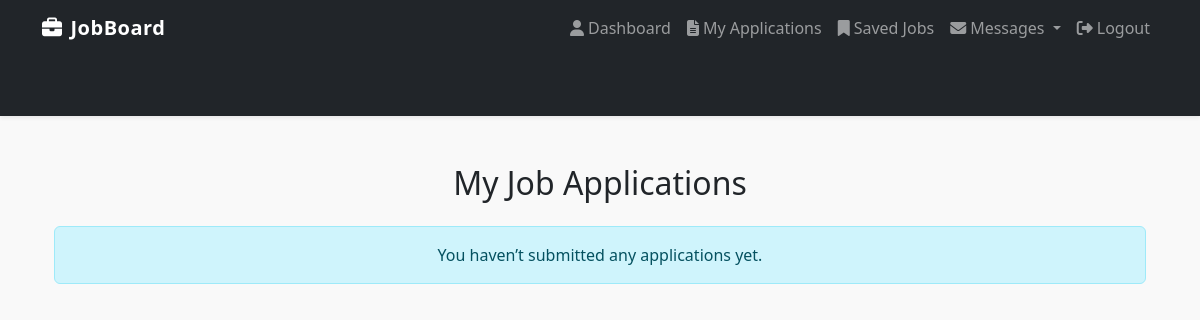
Before: /applications/ (signed in) with the older database file.
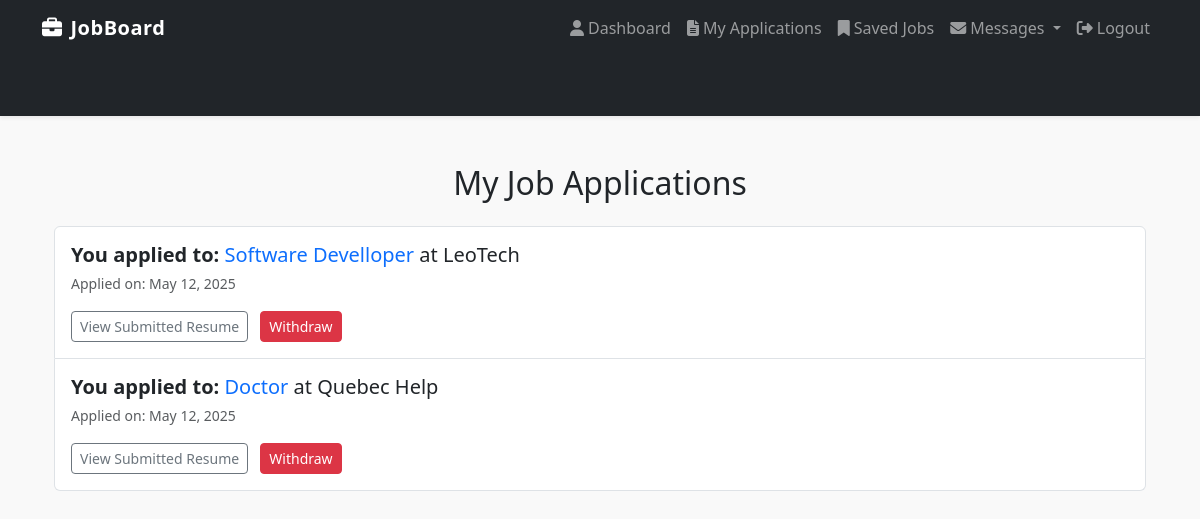
After: the same page with the newer database file.
### core/models.py (models this page shows, shortened)
class Application(models.Model):
    user = models.ForeignKey(User, on_delete=models.CASCADE)
    job = models.ForeignKey(Job, on_delete=models.CASCADE)
    name = models.CharField(max_length=200)
    email = models.EmailField()
    resume = models.FileField(upload_to='resumes/', blank=True, null=True)
    cover_letter = models.TextField(blank=True, null=True)
    applied_at = models.DateTimeField(auto_now_add=True)

class Job(models.Model):
    CATEGORY_CHOICES = [
        ('IT', 'IT'),
        ('HR', 'HR'),
        ('Finance', 'Finance'),
        ('Marketing', 'Marketing'),
    ]
    title = models.CharField(max_length=255)
    company = models.CharField(max_length=255)
    description = models.TextField()
    location = models.CharField(max_length=255)
    category = models.CharField(max_length=50, choices=CATEGORY_CHOICES)
    posted_by = models.ForeignKey(User, on_delete=models.CASCADE)
    date_posted = models.DateTimeField(auto_now_add=True)

### core/views.py (the view)
# urls.py: path('applications/', ApplicationListView.as_view(), name='application_list'),
class ApplicationListView(LoginRequiredMixin, ListView):
    model = Application
    template_name = 'core/application_list.html'
    context_object_name = 'applications'
    def get_queryset(self):
        return Application.objects.filter(user=self.request.user)

### core/templates/core/application_list.html
{% extends "base.html" %}
{% block content %}
<div class="container mt-5">
  <h2 class="mb-4 text-center">My Job Applications</h2>
  {% if applications %}
    <div class="list-group">
      {% for app in applications %}
        <div class="list-group-item py-3">
          <div class="d-flex justify-content-between align-items-start flex-column flex-md-row">
            <div class="me-3">
              <h5 class="mb-1">
                <strong>You applied to:</strong>
                <a href="{% url 'job_detail' app.job.id %}" class="text-decoration-none">
                  {{ app.job.title }}
                </a> at {{ app.job.company }}
              </h5>
              <small class="text-muted">Applied on: {{ app.applied_at|date:"F j, Y" }}</small>
              <div class="mt-3">
                {% if app.resume %}
                  <a href="{{ app.resume.url }}" target="_blank" class="btn btn-outline-secondary btn-sm">
                    View Submitted Resume
                  </a>
                {% else %}
                  <span class="text-muted">You didn’t upload a resume.</span>
                {% endif %}
                <a href="{% url 'withdraw_application' app.id %}" class="btn btn-danger btn-sm ms-2">
                  Withdraw
                </a>
              </div>
            </div>
          </div>
        </div>
      {% endfor %}
    </div>
  {% else %}
    <div class="alert alert-info text-center">
      You haven’t submitted any applications yet.
    </div>
  {% endif %}
</div>
{% endblock %}

Changed rows visible on the page:
added Application: job "Software Develloper", job.company "LeoTech", applied_at "May 12, 2025"
added Application: job "Doctor", job.company "Quebec Help", applied_at "May 12, 2025"
Other visible differences:
text no longer shown: "You haven’t submitted any applications yet."
